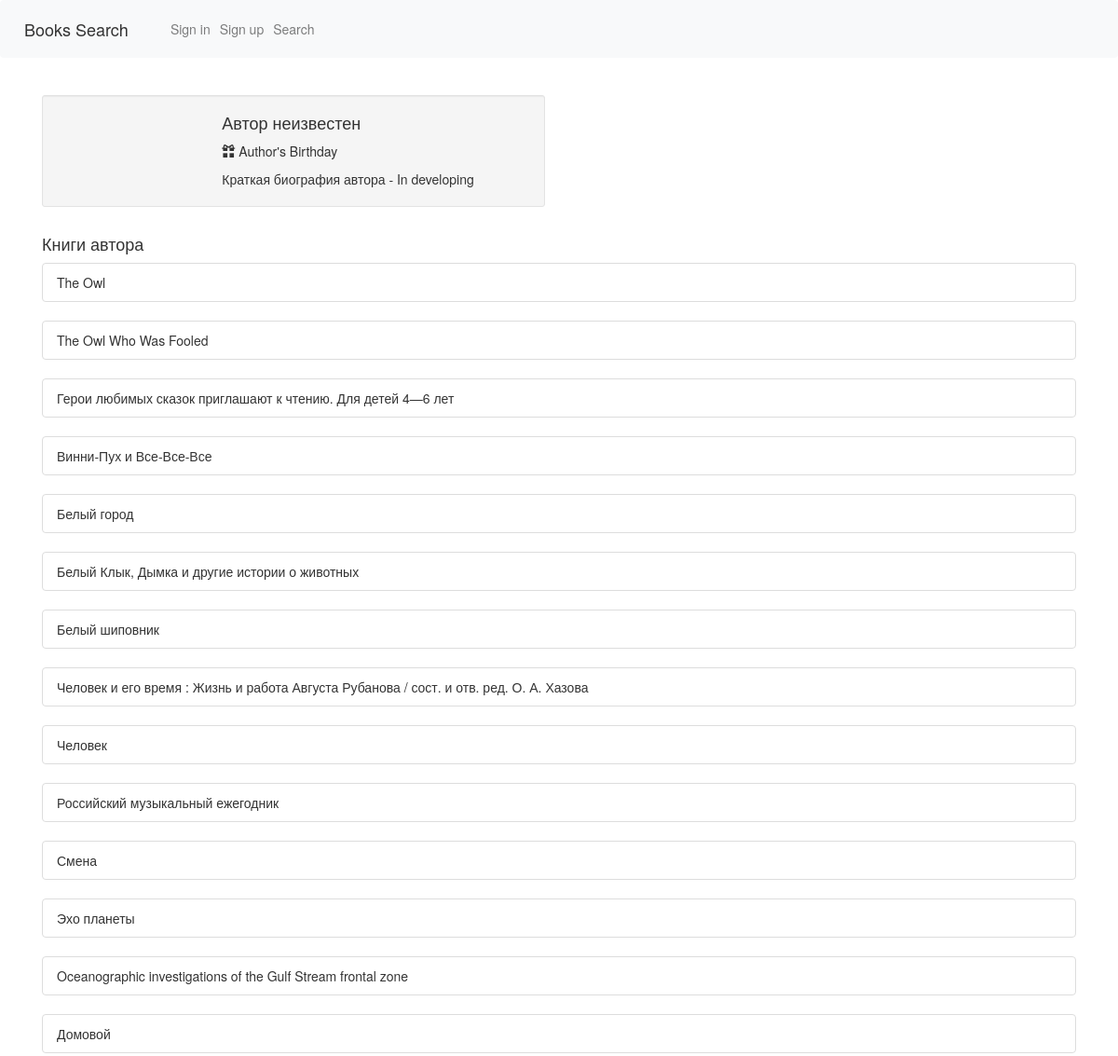
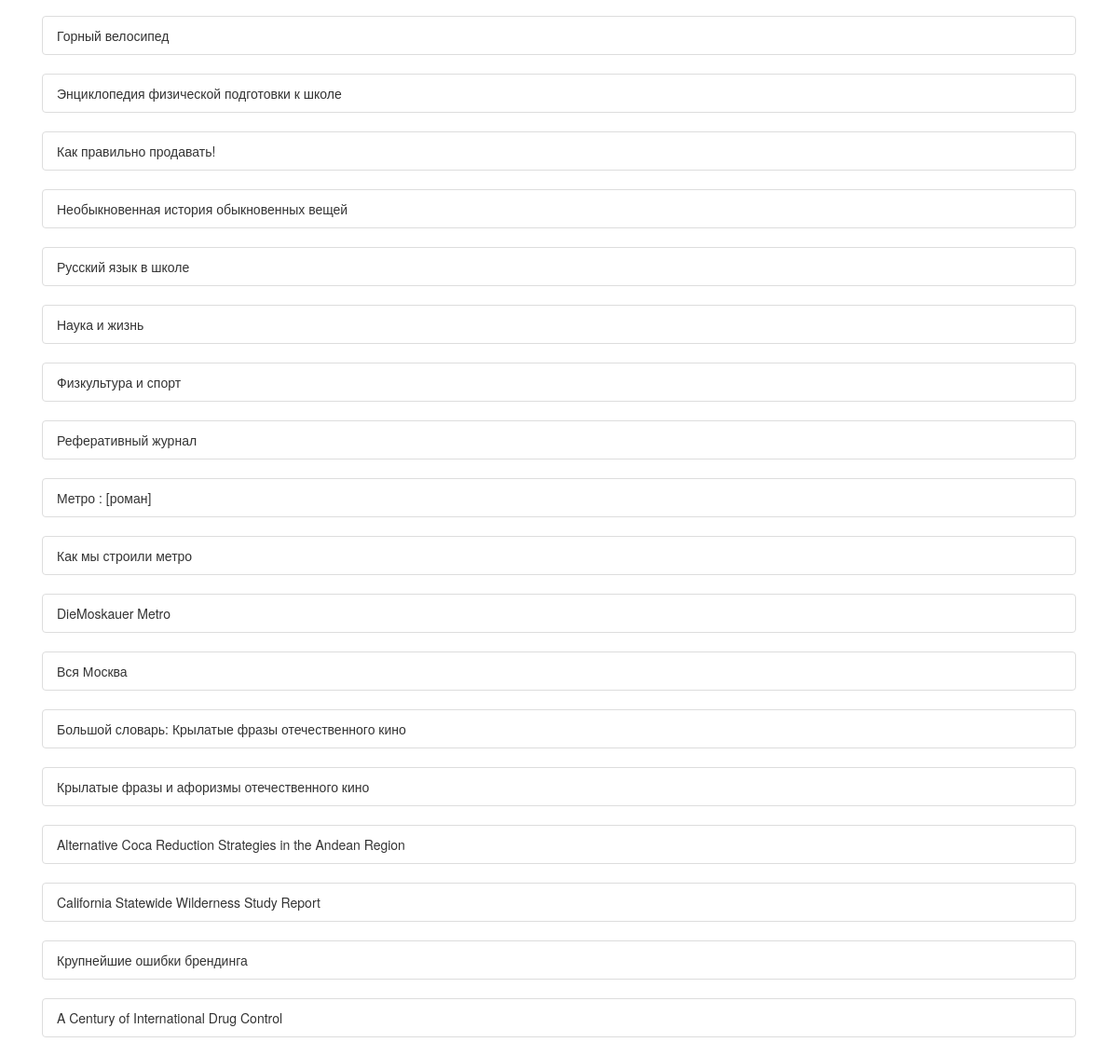
The page /profile/2 on the database its author committed (2 pictures, top to bottom).
### webapp/model.py (models this page shows)
class Authors(db.Model, UserMixin):
    id = db.Column(db.Integer, primary_key=True)
    name = db.Column(db.String(120))
    author_bio = db.Column(db.String(120))

class Books(db.Model, UserMixin):
    id = db.Column(db.Integer, primary_key=True)
    book_name = db.Column(db.String(120))
    publication_date = db.Column(db.String(120), nullable=True)
    isbn = db.Column(db.String(120), nullable=True)
    book_image = db.Column(db.String(120), nullable=True)
    book_annotation = db.Column(db.String(1200), nullable=True)
    book_genre = db.Column(db.String(120), nullable=True)
    book_publisher = db.Column(db.String(120), nullable=True)
    book_coauthor = db.Column(db.String(120), nullable=True)
    book_quantity = db.Column(db.Integer, nullable=True)
    author_id = db.Column(db.Integer, db.ForeignKey('authors.id'))

### webapp/__init__.py (the view)
    @app.route('/profile/<id>')
    def profile(id):
        title = "Об авторе"
        all_books_of_author = Books.query.filter_by(author_id=id).all()
        for person in all_books_of_author:
            authors = Authors.query.filter_by(id=person.author_id)[0]
            return render_template(
                'profile.html',
                page_title=title,
                person=authors,
                author_books=all_books_of_author
            )

### webapp/templates/profile.html (shortened to what this page needs)
{% extends "base.html" %}
{% block content %}
    <br>
<link href="//netdna.bootstrapcdn.com/bootstrap/3.0.0/css/bootstrap.min.css" rel="stylesheet" id="bootstrap-css">
<div class="container">
    <div class="row">
        <div class="col-xs-12 col-sm-6 col-md-6">
            <div class="well well-sm">
                <div class="row">
                    <div class="col-sm-6 col-md-4">
                    </div>
                    <div class="col-sm-6 col-md-8">
                        <h4>
                            {{ person.name }}</h4>
                        <p>
                            <i class="glyphicon glyphicon-gift"></i>    Author's Birthday</p>
                            <div class="btn-group">
                                <p> {{ person.author_bio }}</p>
                            </div>
                        </div>
                    </div>
                </div>
            </div>
        <br>
    </div>
    <h4>Книги автора</h4>
            {% for book in author_books %}
        <ul class="list-group ">
  <li class="list-group-item"> {{ book.book_name }}</li>
</ul>
    {% endfor %}
        </div>
{% endblock %}

### rows shown on the page
Authors: name "Автор неизвестен", author_bio "Краткая биография автора - In developing"
Books: book_name "The Owl"
Books: book_name "The Owl Who Was Fooled"
Books: book_name "Герои любимых сказок приглашают к чтению. Для детей 4—6 лет"
Books: book_name "Винни-Пух и Все-Все-Все"
Books: book_name "Белый город"
Books: book_name "Белый Клык, Дымка и другие истории о животных"
Books: book_name "Белый шиповник"
Books: book_name "Человек и его время : Жизнь и работа Августа Рубанова / сост. и отв. ред. О. А. Хазова"
Books: book_name "Человек"
Books: book_name "Российский музыкальный ежегодник"
Books: book_name "Смена"
Books: book_name "Эхо планеты"
Books: book_name "Oceanographic investigations of the Gulf Stream frontal zone"
Books: book_name "Домовой"
Books: book_name "Горный велосипед"
Books: book_name "Энциклопедия физической подготовки к школе"
Books: book_name "Как правильно продавать!"
Books: book_name "Необыкновенная история обыкновенных вещей"
Books: book_name "Русский язык в школе"
Books: book_name "Наука и жизнь"
Books: book_name "Физкультура и спорт"
Books: book_name "Реферативный журнал"
Books: book_name "Метро : [роман]"
Books: book_name "Как мы строили метро"
Books: book_name "DieMoskauer Metro"
Books: book_name "Вся Москва"
Books: book_name "Большой словарь: Крылатые фразы отечественного кино"
Books: book_name "Крылатые фразы и афоризмы отечественного кино"
Books: book_name "Alternative Coca Reduction Strategies in the Andean Region"
Books: book_name "California Statewide Wilderness Study Report"
Books: book_name "Крупнейшие ошибки брендинга"
Books: book_name "A Century of International Drug Control"
